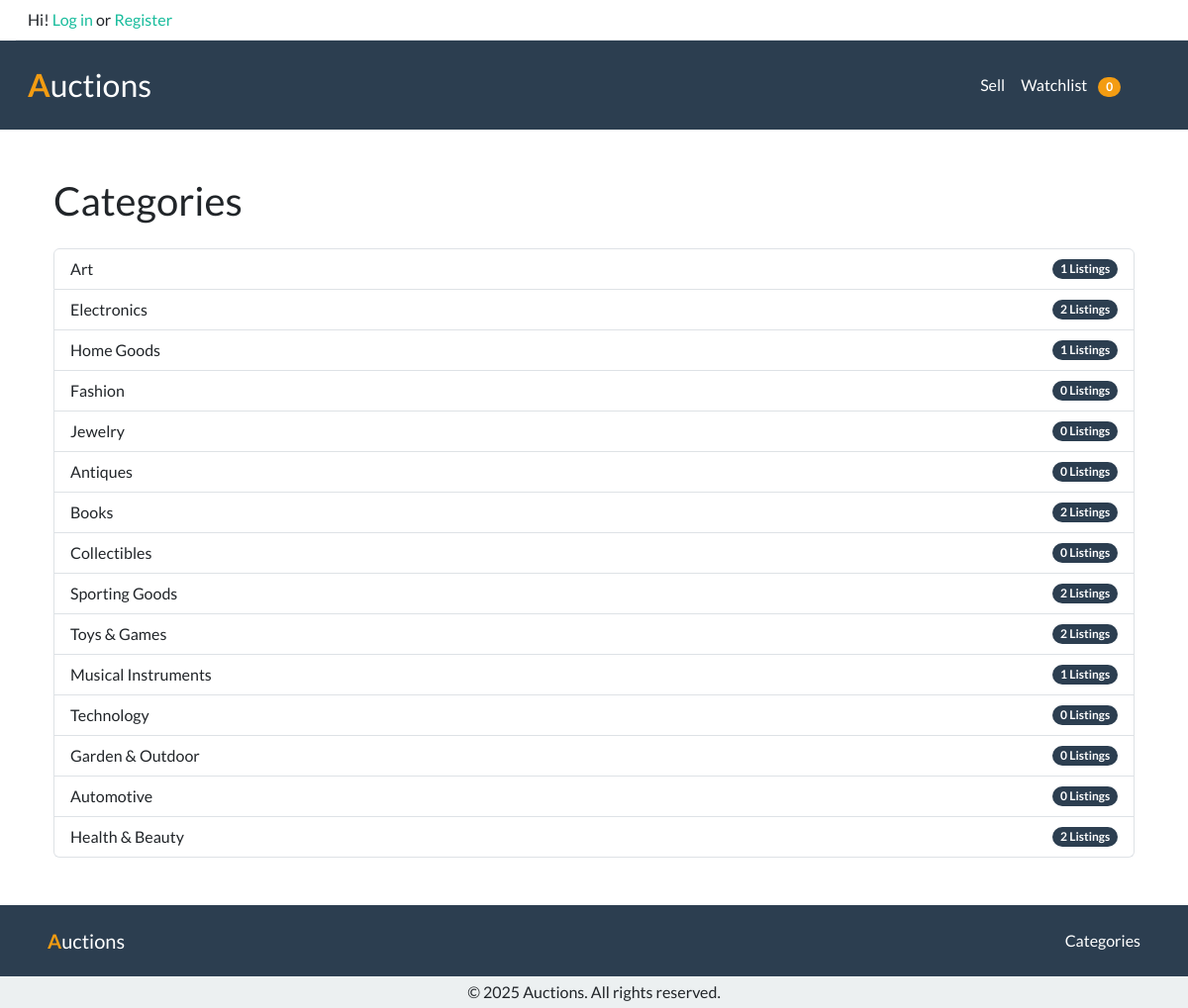
Page /categories/ on the committed database.
### auctions/models.py (models this page shows, shortened)
class Category(models.Model):
    name = models.CharField(max_length=100, unique=True)

### auctions/views.py (the view)
# urls.py: path('categories/', category_list, name='category_list'),
def category_list(request):
    categories = Category.objects.all()
    return render(request, 'auctions/category_list.html', {'categories': categories})

### auctions/views.py (called while the page is built)
def watchlist_count(request):
    count = 0
    if request.user.is_authenticated:
        count = Watchlist.objects.filter(user=request.user).count()
    return {'watchlist_count': count}

### auctions/templates/auctions/category_list.html
{% extends 'auctions/layout.html' %} {% block body %}
<div class="container mt-4 mb-5">
  <h2 class="mb-4">Categories</h2>
  <div class="list-group">
    {% for category in categories %}
    <a
      href="{% url 'category_detail' category.id %}"
      class="list-group-item list-group-item-action d-flex justify-content-between align-items-center"
    >
      {{ category.name }}
      <span class="badge bg-primary rounded-pill"
        >{{ category.listings.count }} Listings</span
      >
    </a>
    {% empty %}
    <p>No categories available.</p>
    {% endfor %}
  </div>
</div>
{% endblock %}

### auctions/templates/auctions/layout.html (shortened to what this page needs)
{% load static %}
<!DOCTYPE html>
<html lang="en">
  <head>
    <link
      rel="stylesheet"
      href="https://cdn.jsdelivr.net/npm/bootstrap@5.3.3/dist/css/bootstrap.min.css"
    />
    <link rel="stylesheet" href="{% static 'auctions/bootstrap.min.css' %}" />
  </head>
  <body>
    <nav class="container-fluid border-bottom ms-3 me-3">
      <div class="row">
        <div class="col py-2">
          {% if user.is_authenticated %} Hi {{ user.username }}!
          <a href="{% url 'logout' %}" class="text-decoration-none">Log Out</a>
          {% else %} Hi!
          <a href="{% url 'login' %}" class="text-decoration-none">Log in</a> or
          <a href="{% url 'register' %}" class="text-decoration-none"
            >Register</a
          >
          {% endif %}
        </div>
      </div>
    </nav>
    <nav
      class="navbar navbar-expand-lg bg-primary ps-3 pe-5"
      data-bs-theme="dark"
    >
      <div class="container-fluid">
        <a
          class="navbar-brand text-decoration-none fs-3"
          href="{% url 'index' %}"
        >
          <span class="fw-bold text-warning">A</span>uctions
        </a>
        <div class="collapse navbar-collapse" id="navbarNav">
          <ul class="navbar-nav ms-auto">
            <li class="nav-item">
              {% if user.is_authenticated %}
              <a class="nav-link" href="{% url 'create_listing' %}">Sell</a>
              {% else %}
              <a class="nav-link" href="{% url 'login' %}">Sell</a>
              {% endif %}
            </li>
            <li class="nav-item">
              <a class="nav-link" href="{% url 'watchlist' %}">
                Watchlist
                <span class="badge rounded-pill bg-warning ms-2"
                  >{{ watchlist_count }}</span
                >
              </a>
            </li>
          </ul>
        </div>
      </div>
    </nav>
    <div class="container my-5">{% block body %}{% endblock %}</div>
    <footer class="navbar bg-primary" data-bs-theme="dark">
      <div
        class="container-fluid px-lg-5 d-flex flex-column flex-lg-row justify-content-lg-between align-items-center text-center"
      >
        <ul class="navbar-nav mb-2 mb-lg-0 order-0 order-lg-1">
          <li class="nav-item">
            <a class="nav-link mx-auto mx-lg-0" href="{% url 'category_list' %}"
              >Categories</a
            >
          </li>
        </ul>
        <a
          class="navbar-brand text-decoration-none fs-5 mx-auto mx-lg-0 order-1 order-lg-0"
          href="{% url 'index' %}"
        >
          <span class="fw-bold text-warning">A</span>uctions
        </a>
      </div>
    </footer>
    <section class="bg-light py-1">
      <div class="container-fluid text-center">
        <p class="mb-0">© 2025 Auctions. All rights reserved.</p>
      </div>
    </section>
  </body>
</html>

### rows in the picture
Category: name "Art", listings.count "1"
Category: name "Electronics", listings.count "2"
Category: name "Home Goods", listings.count "1"
Category: name "Fashion", listings.count "0"
Category: name "Jewelry", listings.count "0"
Category: name "Antiques", listings.count "0"
Category: name "Books", listings.count "2"
Category: name "Collectibles", listings.count "0"
Category: name "Sporting Goods", listings.count "2"
Category: name "Toys & Games", listings.count "2"
Category: name "Musical Instruments", listings.count "1"
Category: name "Technology", listings.count "0"
Category: name "Garden & Outdoor", listings.count "0"
Category: name "Automotive", listings.count "0"
Category: name "Health & Beauty", listings.count "2"

### other values in the picture
{{ watchlist_count }} "0"
